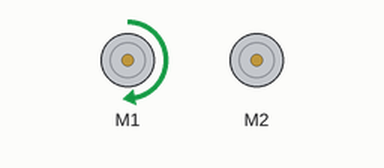
The sketch below on a simulated Arduino Uno, built with avr-gcc and run on an emulated ATmega328P. Shown: 2 × DC motor (green arrow = forward, orange = backward, longer = faster).

Above: at 0.5 s.
At 1.5 s:
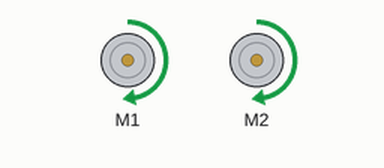
At 5.5 s:
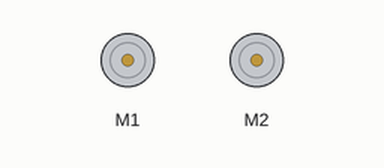
Timing chart, 0 to 6.9 s (numbered marks = the images above):
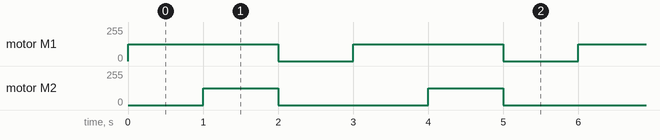

Measured:
- by itself, motor M1: alternates forward 127/255 for 2.0 s and stopped for 1.0 s
- by itself, motor M2: alternates forward 127/255 for 1.0 s and stopped for 2.0 s

The sketch:

Romi_reglage_moteurs.ino
```cpp
/* Permet de vérifier le sens de rotation
 * et la position droite gauche des moteurs
 * Ajuster les branchements des moteurs
 * sur le shield pour correspondre au fonctionnement
 * M1 moteur droit
 * M2 moteur gauche
 * vitesse positive => marche avant
 */


#include "Arduino.h"
#include <DRV8835MotorShield.h>


DRV8835MotorShield mot;


void setup()
{

}


void loop()
{
	mot.setM1Speed(200);
	delay(1000);
	mot.setM2Speed(200);
	delay(1000);
	mot.setSpeeds(0,0);
	delay(1000);
}
```
